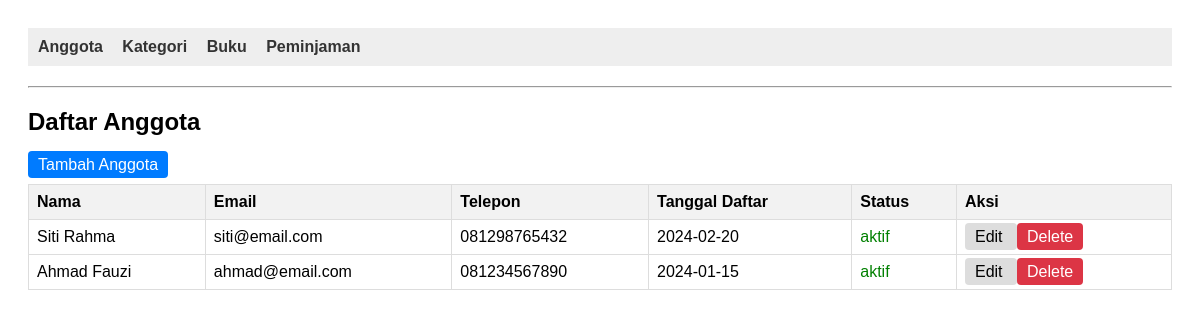
The page / on the database its author committed.
### tables this page shows
CREATE TABLE anggota (
    id_anggota INT PRIMARY KEY AUTO_INCREMENT,
    nama VARCHAR(100) NOT NULL,
    email VARCHAR(100) UNIQUE NOT NULL,
    no_telepon VARCHAR(15),
    tanggal_daftar DATE NOT NULL,
    status ENUM('aktif', 'nonaktif') DEFAULT 'aktif'
);

### models/Anggota.php (called while the page is built, shortened)
<?php
require_once "config/Database.php";
class AnggotaModel
{
    private $conn;
    private $table = "anggota";
    public function __construct()
    {
        $database = new Database();
        $this->conn = $database->getConnection();
    }
    public function getAll()
    {
        $query = "SELECT * FROM " . $this->table . " ORDER BY tanggal_daftar DESC";
        $stmt = $this->conn->prepare($query);
        $stmt->execute();
        return $stmt->fetchAll(PDO::FETCH_ASSOC);
    }
}
?>

### config/Database.php (called while the page is built, shortened)
<?php
class Database
{
    private $host = "localhost";
    private $database = "db_library";
    private $username = "root";
    private $password = "";
    public function getConnection()
    {
        $this->conn = null;
        try {
            $this->conn = new PDO("mysql:host=" . $this->host . ";dbname=" . $this->database, $this->username, $this->password);
            $this->conn->setAttribute(PDO::ATTR_ERRMODE, PDO::ERRMODE_EXCEPTION);
        } catch (PDOException $exception) {
            echo "Connection error: " . $exception->getMessage();
        }
        return $this->conn;
    }
}

### viewmodels/AnggotaViewModel.php (called while the page is built, shortened)
<?php
require_once 'models/Anggota.php';
class AnggotaViewModel
{
    private $anggotaModel;
    public function __construct()
    {
        $this->anggotaModel = new AnggotaModel();
    }
    public function getAnggotaList()
    {
        return $this->anggotaModel->getAll();
    }
}
?>

### views/anggota_list.php (the view)
<?php
require_once 'views/template/header.php';
?>
<h2>Daftar Anggota</h2>
<a href="index.php?entity=anggota&action=add" class="btn btn-primary">Tambah Anggota</a>
<table>
    <thead>
        <tr>
            <th>Nama</th>
            <th>Email</th>
            <th>Telepon</th>
            <th>Tanggal Daftar</th>
            <th>Status</th>
            <th>Aksi</th>
        </tr>
    </thead>
    <tbody>
        <?php
        foreach ($anggotaList as $anggota):
        ?>
        <tr>
            <td><?php echo htmlspecialchars($anggota['nama']); ?></td>
            <td><?php echo htmlspecialchars($anggota['email']); ?></td>
            <td><?php echo htmlspecialchars($anggota['no_telepon'] ?? '-'); ?></td>
            <td><?php echo $anggota['tanggal_daftar']; ?></td>
            <td>
                <span style="color: <?php echo $anggota['status'] == 'aktif' ? 'green' : 'red'; ?>">
                    <?php echo $anggota['status']; ?>
                </span>
            </td>
            <td>
                <a href="index.php?entity=anggota&action=edit&id=<?php echo $anggota['id_anggota']; ?>"
                   class="btn">
                    Edit
                </a>
                <a href="index.php?entity=anggota&action=delete&id=<?php echo $anggota['id_anggota']; ?>"
                   class="btn btn-danger"
                   onclick="return confirm('Yakin hapus anggota ini?')">
                    Delete
                </a>
            </td>
        </tr>
        <?php endforeach;  ?>
    </tbody>
</table>
<?php
require_once 'views/template/footer.php';
?>

### views/template/header.php (style rules this page uses)
body { font-family: sans-serif; padding: 20px; }
table { border-collapse: collapse; width: 100%; margin-top: 10px; }
th, td { border: 1px solid #ddd; padding: 8px; text-align: left; }
th { background-color: #f2f2f2; }
.btn { padding: 5px 10px; text-decoration: none; background: #ddd; color: black; border-radius: 4px; }
.btn-primary { background: #007bff; color: white; }
.btn-danger { background: #dc3545; color: white; }

### rows shown on the page
anggota: nama "Siti Rahma", email "siti@email.com", no_telepon "081298765432", tanggal_daftar "2024-02-20", status "aktif"
anggota: nama "Ahmad Fauzi", email "ahmad@email.com", no_telepon "081234567890", tanggal_daftar "2024-01-15", status "aktif"
